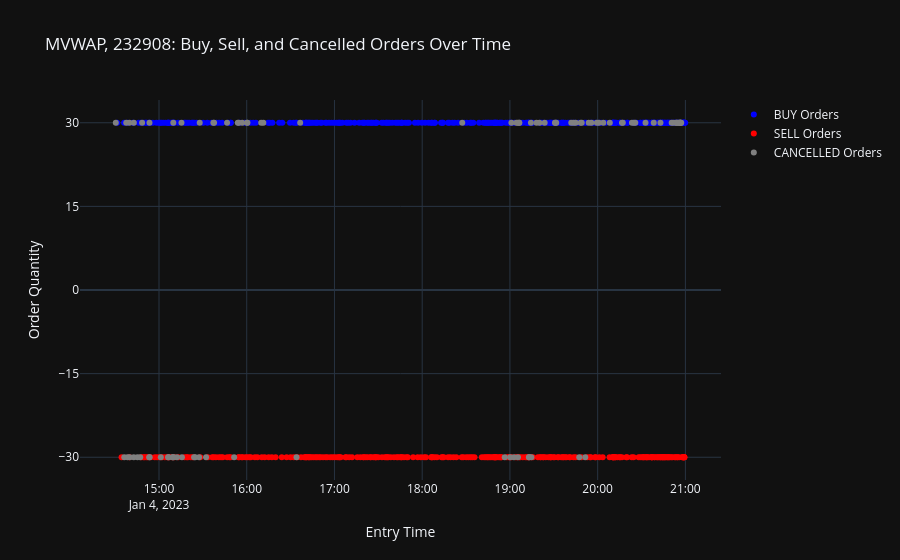
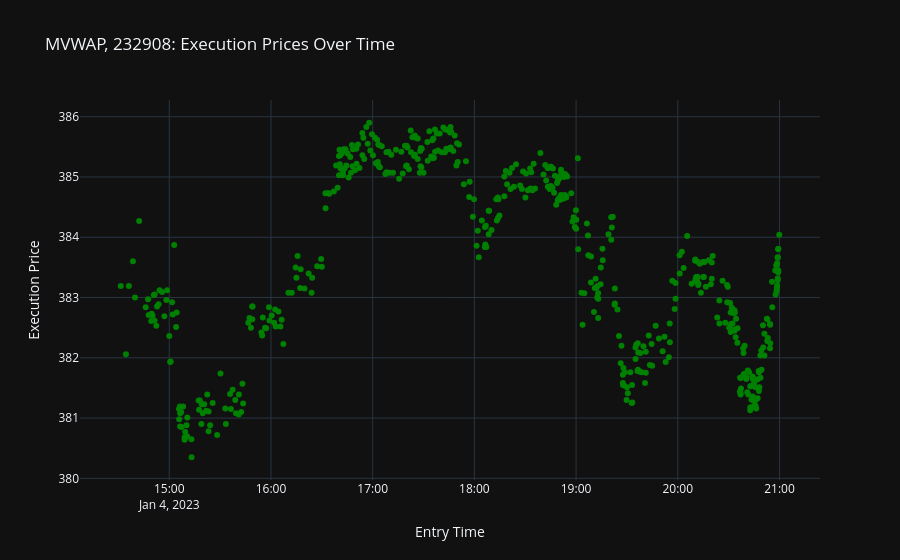
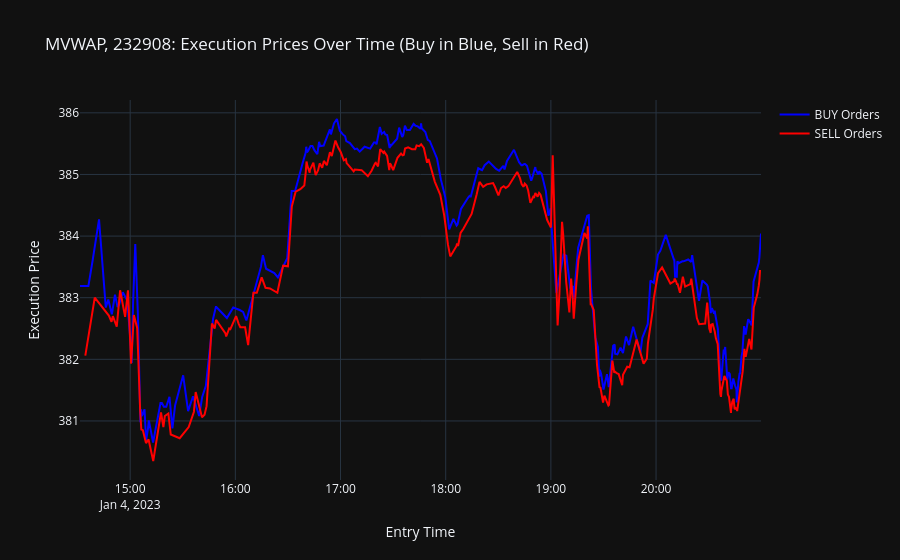
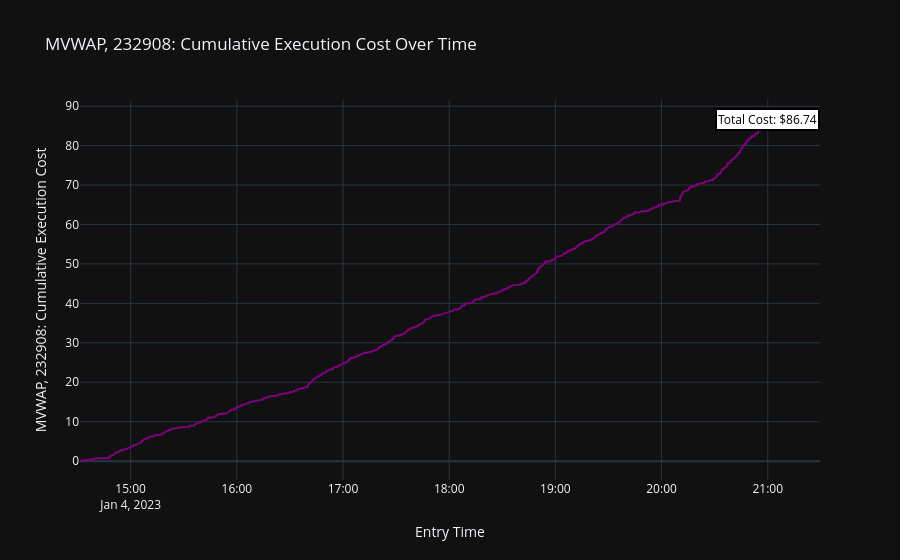

Notebook source saved alongside these figures, in order:
### Code cell
results_test.plot_order()

### Figure 1 — Plotly figure (JSON) as saved in the notebook; plotly's stock layout.template omitted (floating-point values rounded to 4 significant figures; data arrays with more than 128 entries replaced by an {"elided": "..."} marker saying what was removed)
{"data": [{"marker": {"color": "blue"}, "mode": "markers", "name": "BUY Orders", "type": "scatter", "x": {"elided": "264 str values"}, "y": {"elided": "264 int values"}}, {"marker": {"color": "red"}, "mode": "markers", "name": "SELL Orders", "type": "scatter", "x": {"elided": "263 str values"}, "y": {"elided": "263 int values"}}, {"marker": {"color": "gray"}, "mode": "markers", "name": "CANCELLED Orders", "type": "scatter", "x": ["2023-01-04T14:30:27.528345", "2023-01-04T14:36:14.169259", "2023-01-04T14:37:35.957459", "2023-01-04T14:38:31.433180", "2023-01-04T14:39:47.603368", "2023-01-04T14:40:02.164109", "2023-01-04T14:42:44.737701", "2023-01-04T14:42:48.815205", "2023-01-04T14:45:14.209371", "2023-01-04T14:47:10.146598", "2023-01-04T14:48:27.511301", "2023-01-04T14:53:18.983776", "2023-01-04T14:53:29.343076", "2023-01-04T14:53:34.493400", "2023-01-04T15:01:13.635415", "2023-01-04T15:06:11.558025", "2023-01-04T15:06:39.995804", "2023-01-04T15:09:19.058703", "2023-01-04T15:09:39.307483", "2023-01-04T15:09:47.333851", "2023-01-04T15:09:49.174172", "2023-01-04T15:12:12.436720", "2023-01-04T15:15:22.382607", "2023-01-04T15:15:40.162164", "2023-01-04T15:23:58.834188", "2023-01-04T15:24:45.842622", "2023-01-04T15:27:25.401651", "2023-01-04T15:27:51.007332", "2023-01-04T15:32:10.456525", "2023-01-04T15:37:10.700028", "2023-01-04T15:37:40.672238", "2023-01-04T15:46:34.049472", "2023-01-04T15:51:23.602241", "2023-01-04T15:53:54.059184", "2023-01-04T15:54:35.476759", "2023-01-04T15:56:55.116776", "2023-01-04T16:00:15.663684", "2023-01-04T16:00:29.208314", "2023-01-04T16:09:54.036514", "2023-01-04T16:11:22.399764", "2023-01-04T16:34:02.163123", "2023-01-04T16:36:33.486704", "2023-01-04T18:27:23.826393", "2023-01-04T18:56:26.679407", "2023-01-04T19:00:09.838941", "2023-01-04T19:01:00.869251", "2023-01-04T19:02:44.233577", "2023-01-04T19:04:25.586736", "2023-01-04T19:05:26.239842", "2023-01-04T19:05:29.692769", "2023-01-04T19:06:19.152777", "2023-01-04T19:06:26.044867", "2023-01-04T19:12:59.836069", "2023-01-04T19:13:10.026516", "2023-01-04T19:14:21.359888", "2023-01-04T19:14:41.062156", "2023-01-04T19:18:11.476144", "2023-01-04T19:20:11.594906", "2023-01-04T19:23:46.153475", "2023-01-04T19:30:46.778959", "2023-01-04T19:31:13.693061", "2023-01-04T19:31:40.401084", "2023-01-04T19:41:56.634500", "2023-01-04T19:43:34.455319", "2023-01-04T19:44:58.904099", "2023-01-04T19:47:24.317650", "2023-01-04T19:48:22.926755", "2023-01-04T19:49:06.251933", "2023-01-04T19:51:30.646467", "2023-01-04T19:53:52.542036", "2023-01-04T19:55:43.020438", "2023-01-04T19:59:26.948692", "2023-01-04T20:00:49.538821", "2023-01-04T20:03:51.407431", "2023-01-04T20:08:19.441606", "2023-01-04T20:16:37.379501", "2023-01-04T20:17:12.081445", "2023-01-04T20:23:25.985644", "2023-01-04T20:24:50.825627", "2023-01-04T20:25:46.081513", "2023-01-04T20:32:43.302315", "2023-01-04T20:38:20.786714", "2023-01-04T20:42:56.951304", "2023-01-04T20:50:36.053793", "2023-01-04T20:51:44.637148", "2023-01-04T20:53:27.006020", "2023-01-04T20:54:00.160148", "2023-01-04T20:54:19.193011", "2023-01-04T20:55:14.853987", "2023-01-04T20:55:47.655831", "2023-01-04T20:56:05.287364", "2023-01-04T20:56:30.550507", "2023-01-04T20:56:33.335976", "2023-01-04T20:56:35.447844", "2023-01-04T20:56:48.708098", "2023-01-04T20:57:09.222947"], "y": [30, -30, 30, -30, 30, -30, -30, 30, -30, -30, 30, -30, 30, -30, -30, -30, -30, -30, -30, 30, -30, -30, 30, -30, -30, -30, -30, 30, -30, 30, 30, 30, -30, 30, 30, 30, 30, 30, 30, 30, -30, 30, 30, -30, -30, 30, -30, 30, 30, -30, 30, 30, -30, -30, 30, -30, 30, 30, 30, 30, 30, 30, 30, 30, 30, -30, 30, 30, -30, 30, 30, 30, 30, 30, 30, 30, 30, 30, 30, 30, 30, 30, 30, 30, 30, 30, 30, 30, 30, 30, 30, 30, 30, 30, 30, 30]}], "layout": {"title": {"text": "MVWAP, 232908: Buy, Sell, and Cancelled Orders Over Time"}, "xaxis": {"title": {"text": "Entry Time"}}, "yaxis": {"dtick": 15, "tickmode": "linear", "title": {"text": "Order Quantity"}}}}

### Figure 2 — Plotly figure (JSON) as saved in the notebook; plotly's stock layout.template omitted (floating-point values rounded to 4 significant figures; data arrays with more than 128 entries replaced by an {"elided": "..."} marker saying what was removed)
{"data": [{"marker": {"color": "green"}, "mode": "markers", "name": "Execution Prices", "type": "scatter", "x": {"elided": "527 str values"}, "y": {"elided": "527 float values"}}], "layout": {"title": {"text": "MVWAP, 232908: Execution Prices Over Time"}, "xaxis": {"title": {"text": "Entry Time"}}, "yaxis": {"title": {"text": "Execution Price"}}}}

### Figure 3 — Plotly figure (JSON) as saved in the notebook; plotly's stock layout.template omitted (floating-point values rounded to 4 significant figures; data arrays with more than 128 entries replaced by an {"elided": "..."} marker saying what was removed)
{"data": [{"marker": {"color": "blue"}, "mode": "lines", "name": "BUY Orders", "type": "scatter", "x": {"elided": "264 str values"}, "y": {"elided": "264 float values"}}, {"marker": {"color": "red"}, "mode": "lines", "name": "SELL Orders", "type": "scatter", "x": {"elided": "263 str values"}, "y": {"elided": "263 float values"}}], "layout": {"title": {"text": "MVWAP, 232908: Execution Prices Over Time (Buy in Blue, Sell in Red)"}, "xaxis": {"title": {"text": "Entry Time"}}, "yaxis": {"title": {"text": "Execution Price"}}}}

### Figure 4 — Plotly figure (JSON) as saved in the notebook; plotly's stock layout.template omitted (floating-point values rounded to 4 significant figures; data arrays with more than 128 entries replaced by an {"elided": "..."} marker saying what was removed)
{"data": [{"line": {"color": "purple"}, "mode": "lines", "name": "Cumulative Execution Cost", "type": "scatter", "x": {"elided": "527 str values"}, "y": {"elided": "527 float values"}}], "layout": {"annotations": [{"bgcolor": "white", "bordercolor": "black", "borderwidth": 2, "font": {"color": "black"}, "showarrow": false, "text": "Total Cost: $86.74", "x": "2023-01-04T20:59:52.009690", "xref": "x", "y": 86.74, "yref": "y"}], "title": {"text": "MVWAP, 232908: Cumulative Execution Cost Over Time"}, "xaxis": {"title": {"text": "Entry Time"}}, "yaxis": {"title": {"text": "MVWAP, 232908: Cumulative Execution Cost"}}}}
